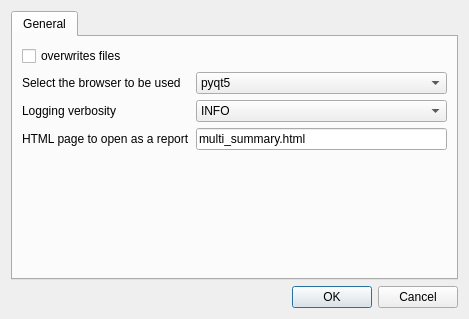
<?xml version="1.0" encoding="UTF-8"?>
<ui version="4.0">
 <class>Preferences</class>
 <widget class="QDialog" name="Preferences">
  <property name="geometry">
   <rect>
    <x>0</x>
    <y>0</y>
    <width>469</width>
    <height>319</height>
   </rect>
  </property>
  <property name="windowTitle">
   <string>Preferences</string>
  </property>
  <property name="sizeGripEnabled">
   <bool>false</bool>
  </property>
  <layout class="QGridLayout" name="gridLayout">
   <item row="0" column="0">
    <layout class="QGridLayout" name="gridLayout_2">
     <property name="sizeConstraint">
      <enum>QLayout::SetDefaultConstraint</enum>
     </property>
     <item row="0" column="0">
      <widget class="QTabWidget" name="tabs">
       <property name="sizePolicy">
        <sizepolicy hsizetype="Preferred" vsizetype="Preferred">
         <horstretch>0</horstretch>
         <verstretch>0</verstretch>
        </sizepolicy>
       </property>
       <property name="currentIndex">
        <number>0</number>
       </property>
       <widget class="QWidget" name="tab_general">
        <attribute name="title">
         <string>General</string>
        </attribute>
        <layout class="QVBoxLayout" name="verticalLayout_2">
         <item>
          <layout class="QFormLayout" name="formLayout">
           <property name="fieldGrowthPolicy">
            <enum>QFormLayout::AllNonFixedFieldsGrow</enum>
           </property>
           <item row="1" column="0">
            <widget class="QLabel" name="label">
             <property name="text">
              <string>Select the browser to be used</string>
             </property>
            </widget>
           </item>
           <item row="1" column="1">
            <widget class="QComboBox" name="preferences_options_general_browser_value">
             <item>
              <property name="text">
               <string>pyqt5</string>
              </property>
             </item>
             <item>
              <property name="text">
               <string>firefox</string>
              </property>
             </item>
             <item>
              <property name="text">
               <string>safari</string>
              </property>
             </item>
            </widget>
           </item>
           <item row="2" column="0">
            <widget class="QLabel" name="label_3">
             <property name="text">
              <string>Logging verbosity</string>
             </property>
            </widget>
           </item>
           <item row="2" column="1">
            <widget class="QComboBox" name="preferences_options_general_logging_value">
             <property name="currentIndex">
              <number>1</number>
             </property>
             <item>
              <property name="text">
               <string>DEBUG</string>
              </property>
             </item>
             <item>
              <property name="text">
               <string>INFO</string>
              </property>
             </item>
             <item>
              <property name="text">
               <string>WARNING</string>
              </property>
             </item>
             <item>
              <property name="text">
               <string>ERROR</string>
              </property>
             </item>
             <item>
              <property name="text">
               <string>CRITICAL</string>
              </property>
             </item>
            </widget>
           </item>
           <item row="3" column="0">
            <widget class="QLabel" name="label_4">
             <property name="text">
              <string>HTML page to open as a report</string>
             </property>
            </widget>
           </item>
           <item row="3" column="1">
            <widget class="QLineEdit" name="preferences_options_general_htmlpage_value">
             <property name="text">
              <string>multi_summary.html</string>
             </property>
            </widget>
           </item>
           <item row="0" column="0">
            <widget class="QCheckBox" name="preferences_options_general_overwrite_value">
             <property name="toolTip">
              <string>&lt;html&gt;&lt;head/&gt;&lt;body&gt;&lt;p&gt;The config file and the snakefile are copied in the working directory when the SAVE button is pressed. If the files exist already, a dialog ask a confirmation. You can&lt;/p&gt;&lt;p&gt;force the copy by checking this box. &lt;/p&gt;&lt;/body&gt;&lt;/html&gt;</string>
             </property>
             <property name="text">
              <string>overwrites files</string>
             </property>
            </widget>
           </item>
          </layout>
         </item>
        </layout>
       </widget>
      </widget>
     </item>
    </layout>
   </item>
   <item row="1" column="0">
    <widget class="QDialogButtonBox" name="buttonBox">
     <property name="orientation">
      <enum>Qt::Horizontal</enum>
     </property>
     <property name="standardButtons">
      <set>QDialogButtonBox::Cancel|QDialogButtonBox::Ok</set>
     </property>
    </widget>
   </item>
  </layout>
 </widget>
 <tabstops>
  <tabstop>tabs</tabstop>
  <tabstop>preferences_options_general_browser_value</tabstop>
 </tabstops>
 <resources/>
 <connections>
  <connection>
   <sender>buttonBox</sender>
   <signal>accepted()</signal>
   <receiver>Preferences</receiver>
   <slot>accept()</slot>
   <hints>
    <hint type="sourcelabel">
     <x>248</x>
     <y>254</y>
    </hint>
    <hint type="destinationlabel">
     <x>157</x>
     <y>274</y>
    </hint>
   </hints>
  </connection>
  <connection>
   <sender>buttonBox</sender>
   <signal>rejected()</signal>
   <receiver>Preferences</receiver>
   <slot>reject()</slot>
   <hints>
    <hint type="sourcelabel">
     <x>316</x>
     <y>260</y>
    </hint>
    <hint type="destinationlabel">
     <x>286</x>
     <y>274</y>
    </hint>
   </hints>
  </connection>
 </connections>
</ui>
